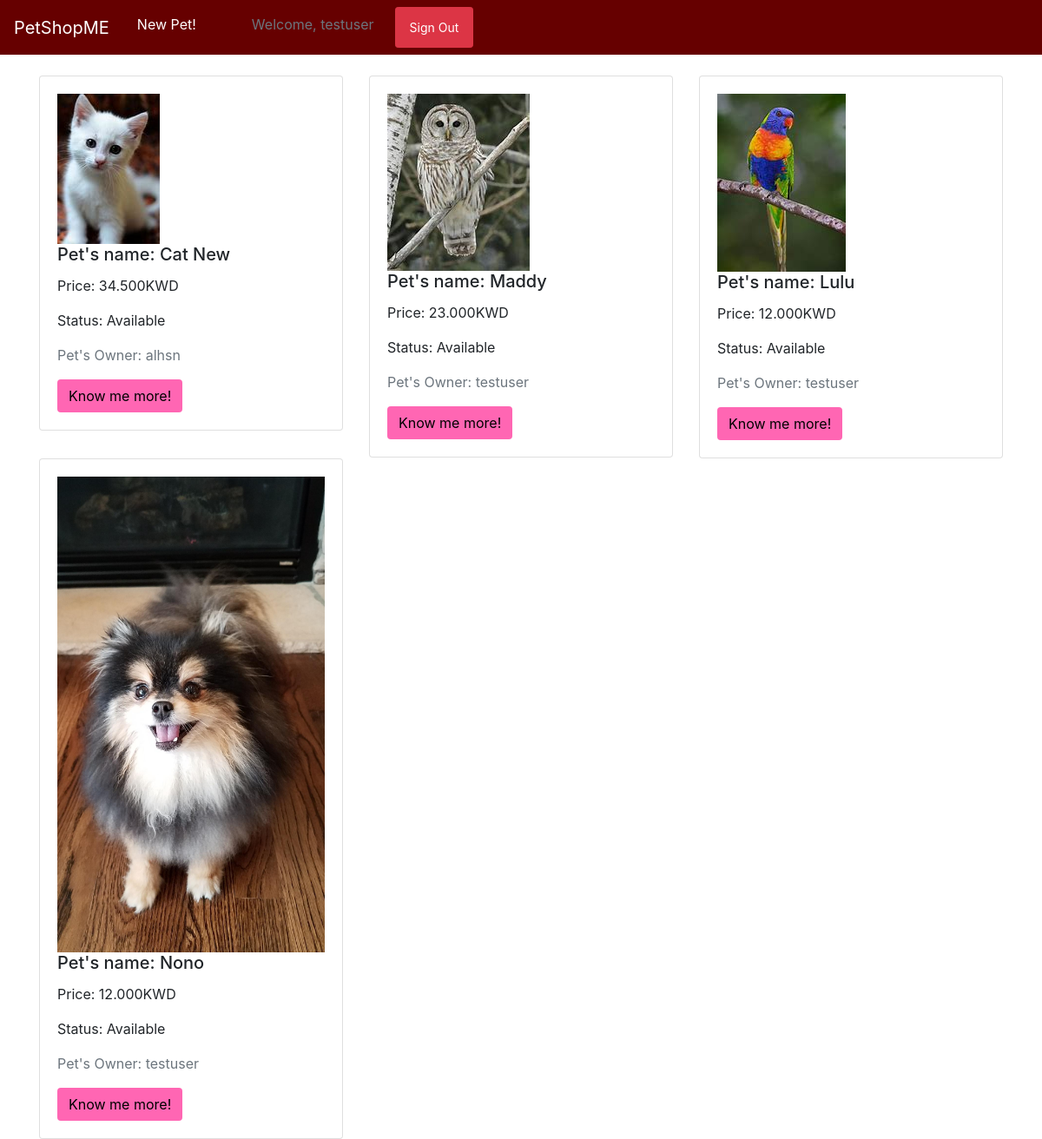
/petshop/ (signed in), run on the app's committed database.
### petshop/models.py (models this page shows, shortened)
class PetModel(models.Model):
	owner=models.ForeignKey(User, default=1, on_delete=models.CASCADE)
	name=models.CharField(max_length=30)
	age=models.IntegerField()
	available=models.BooleanField(default=True)
	image=models.ImageField(null=True, blank=True)
	price=models.DecimalField(max_digits=5, decimal_places=3)
	def get_absolute_url(self):
		return reverse('pet-detail', kwargs={'pet_id':self.id})

### petshop/views.py (the view)
# urls.py: path('petshop/', views.pet_list,name="pet-list"),
def pet_list(request):
	pets = PetModel.objects.filter(available=True)
	context = {
		"pets": pets,
	}
	return render(request, 'pet_list.html', context)

### petshop/templates/pet_list.html (shortened to what this page needs)
{% extends "base.html" %}
{% block content %}
<div class="row">
	{% for pet in pets %}
<div class="col-sm-4">
	<div class="card">
		<div class="card-body">
			<div>
			<img src="{{pet.image.url}}" class="img-fluid petimg-list">
		</div>
			<h5 class="card-title">Pet's name: {{pet.name}}</h5>
			<p class="card-text">Price: {{pet.price}}KWD</p>
			{% if pet.available == True %}
				<p class="card-text">Status: Available</p>
            {% endif %}
			<p class="card-text text-muted">Pet's Owner: {{pet.owner}}</p>
			<a href="{{pet.get_absolute_url}}" class="btn" style="background-color: #ff66b3; color: black;">Know me more!</a>
		</div>
	</div>
</div>
	{% endfor %}
</div>
{% endblock content %}

### petshop/templates/navbar.html (shortened to what this page needs)
    <nav class="navbar navbar-expand-lg navbar-light" style="background-color:  #660000;">
      <a class="navbar-brand" href="{% url 'pet-list' %}" style="color: white;">PetShopME</a>
      <div class="collapse navbar-collapse" id="navbarNav">
        <ul class="navbar-nav ml-2 mr-2">
          <li class="nav-item active">
            <a class="nav-link " style="color: white;" href="{% url 'pet-create' %}">New Pet!</a>
          </li>
          {% if request.user.is_authenticated %}
            <li class="nav-item">
              <a class="nav-link ml-5 mr-2 text-muted" href="#">Welcome, {{request.user}}</a>
            </li>
            <li class="nav-item">
              <button class="btn btn-danger btn-sm ml-2 mr-2"><a class="nav-link" style="color: white;" href="{% url 'signout' %}">Sign Out</a></button>
            </li>
            {% endif %}
        </ul>
      </div>
    </nav>

### data on the page
PetModel: image (picture), name "Cat New", price "34.500", available "Status: Available", owner "alhsn"
PetModel: image (picture), name "Maddy", price "23.000", available "Status: Available", owner "testuser"
PetModel: image (picture), name "Lulu", price "12.000", available "Status: Available", owner "testuser"
PetModel: image (picture), name "Nono", price "12.000", available "Status: Available", owner "testuser"

### other printed values
{{ request.user }} "testuser"
